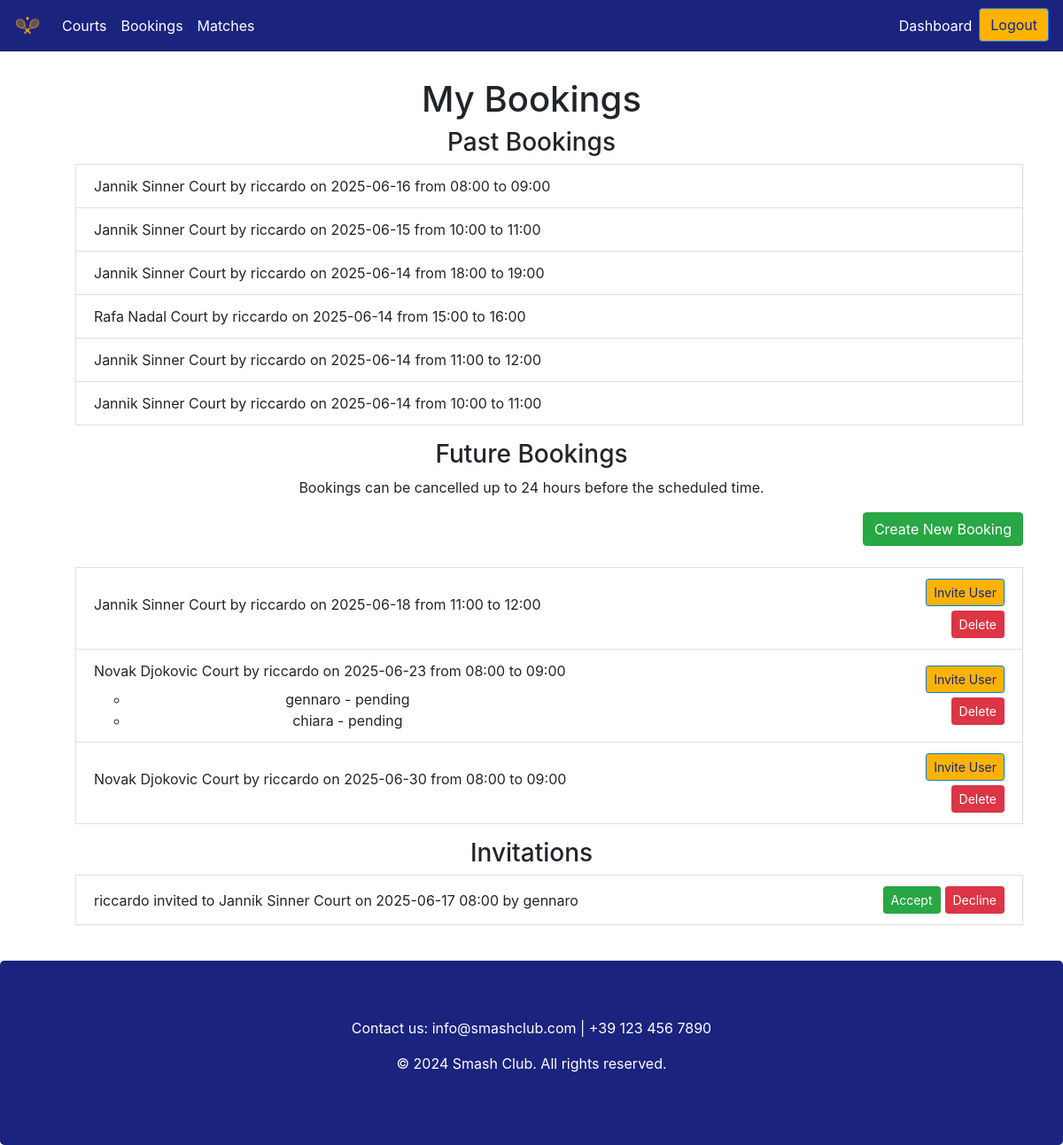
The app's page /bookings/my-bookings/ (signed in) with its own data.
### booking/models.py (models this page shows, shortened)
class Booking(models.Model):
    court = models.ForeignKey(Court, on_delete=models.CASCADE, related_name='bookings')
    user = models.ForeignKey(settings.AUTH_USER_MODEL, on_delete=models.CASCADE, related_name='bookings')
    start_time = models.DateTimeField()
    end_time = models.DateTimeField()
    cancellable_until = models.DateTimeField(null=True, blank=True)
    class Meta:
        constraints = [
            models.UniqueConstraint(fields=['court', 'start_time'], name='unique_booking_slot')
        ]
        ordering = ['start_time']
    def __str__(self):
        local_start_time = localtime(self.start_time)
        local_end_time = localtime(self.end_time)
        return f"{self.court.name} by {self.user.username} on {local_start_time.strftime('%Y-%m-%d')} from {local_start_time.strftime('%H:%M')} to {local_end_time.strftime('%H:%M')}"

class Court(models.Model):
    name = models.CharField(max_length=100)
    SURFACE_CHOICES = (
        ('clay', 'Clay'),
        ('grass', 'Grass'),
        ('indoor_hard', 'Indoor Hard'),
        ('outdoor_hard', 'Outdoor Hard'),
        ('carpet', 'Carpet'),
        ('artificial_grass', 'Artificial Grass'),
    )
    surface = models.CharField(max_length=20, choices=SURFACE_CHOICES, default='indoor_hard')
    description = models.TextField(blank=True, null=True)
    is_active = models.BooleanField(default=True)
    image = models.ImageField(upload_to='courts/', blank=False, null=False)

class InvitedPlayer(models.Model):
    booking = models.ForeignKey(Booking, on_delete=models.CASCADE, related_name='invited_players')
    user = models.ForeignKey(settings.AUTH_USER_MODEL, on_delete=models.CASCADE, related_name='invited_players')
    status = models.CharField(
        max_length=20,
        choices=[
            ('pending', 'Pending'),
            ('accepted', 'Accepted'),
            ('declined', 'Declined'),
        ],
        default='pending'
    )
    invited_at = models.DateTimeField(auto_now_add=True)
    def __str__(self):
        local_start_time = localtime(self.booking.start_time)
        return f"{self.user.username} invited to {self.booking.court.name} on {local_start_time.strftime('%Y-%m-%d %H:%M')} by {self.booking.user.username}"

### booking/views.py (the view)
# urls.py: path('my-bookings/', views.MyBookingsView.as_view(), name='my_bookings'),
class MyBookingsView(LoginRequiredMixin, ListView):
    model = Booking
    template_name = 'booking_list.html'
    context_object_name = 'bookings'
    def get_queryset(self):
        return Booking.objects.filter(user=self.request.user).order_by('start_time')
    def get_context_data(self, **kwargs):
        context = super().get_context_data(**kwargs)
        context['title'] = 'My Bookings'
        past_bookings = self.get_queryset().filter(start_time__lt=now()).order_by('-start_time')
        context['past_bookings'] = past_bookings
        future_bookings = self.get_queryset().filter(start_time__gte=now()).order_by('start_time')
        context['future_bookings'] = future_bookings
        invitations = InvitedPlayer.objects.filter(user=self.request.user)
        context['invitations'] = invitations
        context['now'] = now()
        return context

### booking/templates/booking_list.html (shortened to what this page needs)
{% extends "base.html" %}
{% load crispy_forms_tags %}
{% block content %}
<h1>My Bookings</h1>
<h3>Past Bookings</h3>
{% if past_bookings %}
  <ul>
    {% for booking in past_bookings %}
      <li class="list-group-item d-flex justify-content-between align-items-center">
        <span>{{ booking }}</span>
      </li>
    {% endfor %}
  </ul>
{% else %}
  <p>No past bookings found.</p>
{% endif %}
<h3>Future Bookings</h3>
<p>Bookings can be cancelled up to 24 hours before the scheduled time.</p>
<div class="text-right mb-4">
    <a href="{% url 'booking:booking_create' %}" class="btn btn-success">Create New Booking</a>
</div>
{% if future_bookings %}
  <ul>
    {% for booking in future_bookings %}
      <li class="list-group-item d-flex justify-content-between align-items-center">
        <div>
          <span>{{ booking }}</span>
          <ul class="mt-2 mb-0">
        {% for invitation in booking.invited_players.all %}
          <li>{{ invitation.user.username }} - {{ invitation.status }}</li>
        {% endfor %}
          </ul>
        </div>
        <div class="d-flex flex-column align-items-end">
          <form method="get" action="{% url 'booking:invite_user' booking.id %}" style="margin: 0 0 5px 0;">
        <button type="submit" class="btn btn-primary btn-sm">Invite User</button>
          </form>
          <form method="get" action="{% url 'booking:booking_delete' booking.id %}" style="margin: 0;">
        <button type="submit" class="btn btn-danger btn-sm"
        >Delete</button>
          </form>
        </div>
      </li>
    {% endfor %}
  </ul>
{% else %}
  <p>No future bookings found.</p>
{% endif %}
<h3>Invitations</h3>
{% if invitations %}
  <ul>
    {% for invitation in invitations %}
      {% if invitation.booking.start_time > now %}
        {% if invitation.status == 'pending' %}
          <li class="list-group-item d-flex justify-content-between align-items-center">
            <span>{{ invitation }}</span>
            <div class="d-flex">
            <form method="get" action="{% url 'booking:invitation_accept' invitation.id %}" style="margin-right: 5px;">
              <button type="submit" class="btn btn-success btn-sm">Accept</button>
            </form>
            <form method="get" action="{% url 'booking:invitation_decline' invitation.id %}" style="margin: 0;">
              <button type="submit" class="btn btn-danger btn-sm">Decline</button>
            </form>
            </div>
          </li>
          {% else %}
          <li class="list-group-item d-flex justify-content-between align-items-center">
            <span>{{ invitation }}</span>
            <span class="badge badge-secondary">{{ invitation.status }}</span>
          </li>
        {% endif %}
      {% endif %}
    {% endfor %}
  </ul>
{% else %}
  <p>No invitations found.</p>
{% endif %}
{% endblock %}

### static/custom.css (style rules this page uses)
:root { --primary-blue-navy: #1a237e; --secondary-dark-yellow: #ffb300; --text-light: #ffffff; --text-dark: #212121; --background-light: #f5f5f5; }
.btn-primary { background-color: var(--secondary-dark-yellow) !important; color: var(--primary-blue-navy) !important; }
body { background-color: var(--background-light); color: var(--text-dark); font-family: 'Segoe UI', Arial, sans-serif; margin: 0; padding: 0; }
a { color: var(--primary-blue-navy); text-decoration: underline; }
html, body { height: 100%; margin: 0; padding: 0; }

### records on screen
Booking: start_time+end_time+court "Jannik Sinner Court by riccardo on 2025-06-16 from 08:00 to 09:00"
Booking: start_time+end_time+court "Jannik Sinner Court by riccardo on 2025-06-15 from 10:00 to 11:00"
Booking: start_time+end_time+court "Jannik Sinner Court by riccardo on 2025-06-14 from 18:00 to 19:00"
Booking: start_time+end_time+court "Rafa Nadal Court by riccardo on 2025-06-14 from 15:00 to 16:00"
Booking: start_time+end_time+court "Jannik Sinner Court by riccardo on 2025-06-14 from 11:00 to 12:00"
Booking: start_time+end_time+court "Jannik Sinner Court by riccardo on 2025-06-14 from 10:00 to 11:00"
Booking: start_time+end_time+court "Jannik Sinner Court by riccardo on 2025-06-18 from 11:00 to 12:00"
Booking: start_time+end_time+court "Novak Djokovic Court by riccardo on 2025-06-23 from 08:00 to 09:00"
InvitedPlayer: user.username "gennaro", status "pending"
InvitedPlayer: user.username "chiara", status "pending"
Booking: start_time+end_time+court "Novak Djokovic Court by riccardo on 2025-06-30 from 08:00 to 09:00"
InvitedPlayer: booking+user "riccardo invited to Jannik Sinner Court on 2025-06-17 08:00 by gennaro"
